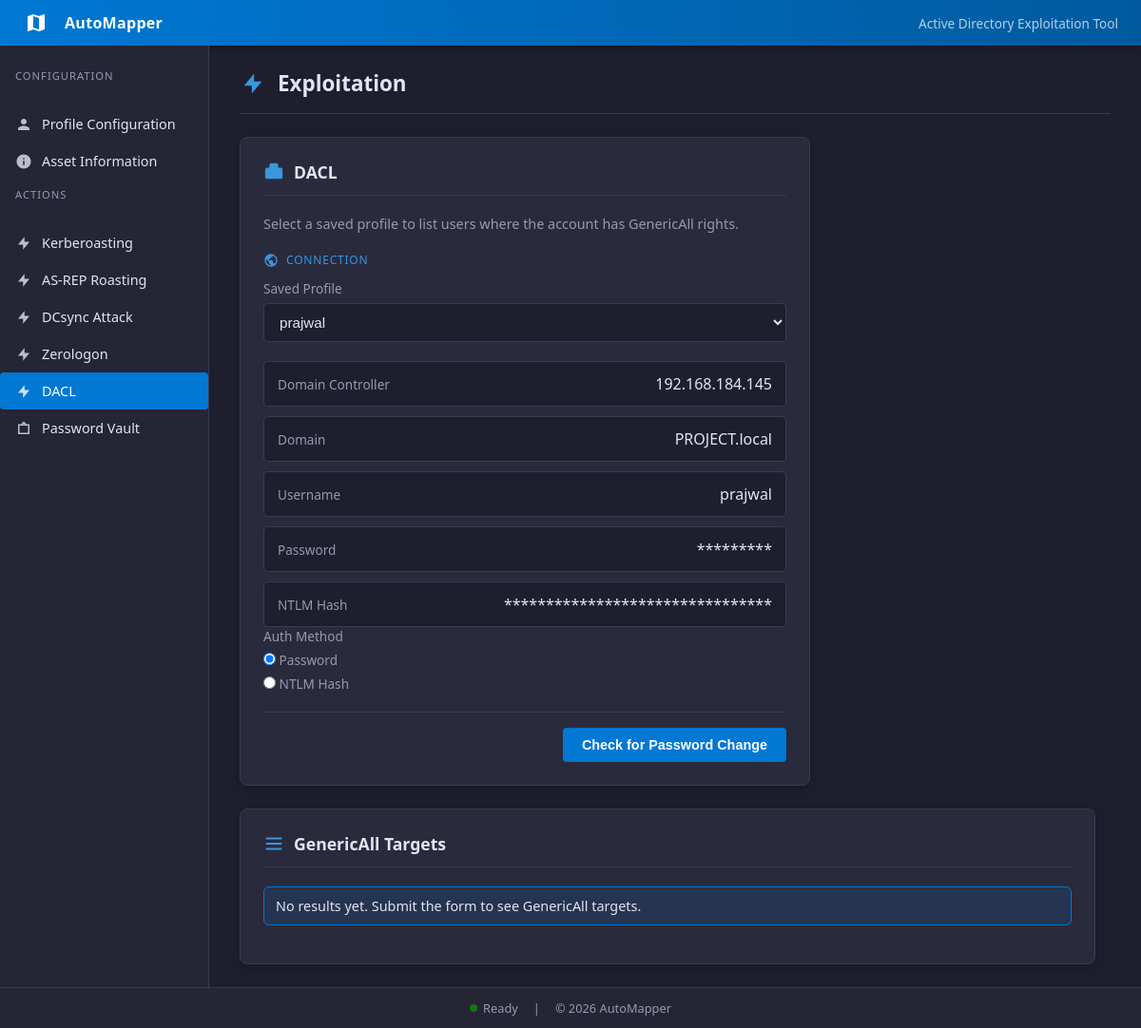
/writable, run on an earlier commit of the app's database.
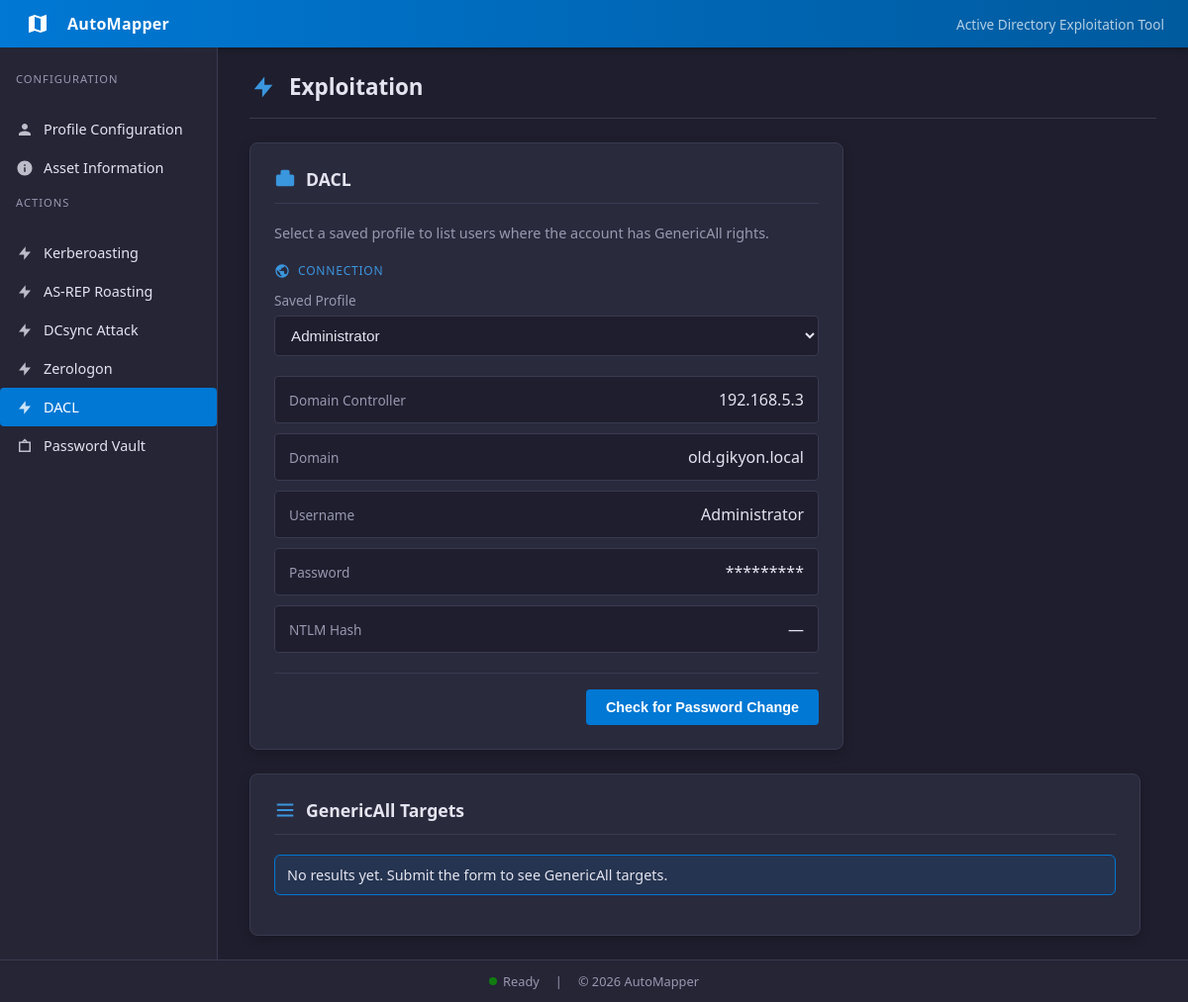
And on a later commit of the database.
### tables this page shows
CREATE TABLE app_state (
    key text primary key,
    value text
);

CREATE TABLE profiles (
    description text,
    name text,
    password text,
    ntlmHash text,
    domain text,
    dc_ip text,
    fqdn text
, username text, dc_fqdn text, profile_description text, ntlm_hash text);

### app/routes/main.py (the view, shortened to what this page needs)
@main_bp.route("/writable", methods=["GET", "POST"])
def writable():
    results = []
    error = None
    status_message = None
    profiles = fetch_profiles()
    active_profile = get_active_profile()
    def get_profile_creds(profile_name):
        profile = profiles.get(profile_name, {})
        return {
            "dc": (profile.get("dc_ip") or profile.get("dc_fqdn") or "").strip(),
            "domain": (profile.get("domain") or "").strip(),
            "username": (profile.get("username") or "").strip(),
            "password": (profile.get("password") or "").strip(),
            "ntlm_hash": (profile.get("ntlm_hash") or "").strip(),
        }
    creds = get_profile_creds(active_profile) if active_profile in profiles else {
        "dc": "",
        "domain": "",
        "username": "",
        "password": "",
        "ntlm_hash": "",
    }
    selected_target = ""
    auth_method = _default_auth_method(creds)
    return render_template(
        "writable.html",
        results=results,
        error=error,
        status_message=status_message,
        creds=creds,
        selected_target=selected_target,
        auth_method=auth_method,
        profiles=profiles,
        active_profile=active_profile,
    )

### app/db/database.py (called while the page is built)
def get_db():
    conn = sqlite3.connect(DB_PATH)
    conn.row_factory = sqlite3.Row
    return conn

def fetch_profiles():
    conn = get_db()
    try:
        rows = conn.execute(
            """
            SELECT name, username, password, ntlm_hash, domain, dc_ip, dc_fqdn, profile_description
            FROM profiles
            ORDER BY name
            """
        ).fetchall()
    finally:
        conn.close()
    profiles = {}
    for row in rows:
        profiles[row["name"]] = {
            "username": row["username"],
            "password": row["password"],
            "ntlm_hash": row["ntlm_hash"],
            "domain": row["domain"],
            "dc_ip": row["dc_ip"],
            "dc_fqdn": row["dc_fqdn"],
            "profile_description": row["profile_description"],
        }
    return profiles

def get_active_profile():
    conn = get_db()
    try:
        row = conn.execute(
            "SELECT value FROM app_state WHERE key = ?",
            ("active_profile",),
        ).fetchone()
    finally:
        conn.close()
    return row["value"] if row else None

### app/templates/writable.html (shortened to what this page needs)
{% extends 'base.html' %}
{% block content %}
<div class="page-header">
  <svg viewBox="0 0 24 24"><path d="M13 10V3L4 14h7v7l9-11h-7z"/></svg>
  <h1 class="page-title">Exploitation</h1>
</div>
<section class="card">
  <div class="card-header">
    <svg viewBox="0 0 24 24"><path d="M20 7h-3V4a2 2 0 0 0-2-2H9a2 2 0 0 0-2 2v3H4a2 2 0 0 0-2 2v9a2 2 0 0 0 2 2h16a2 2 0 0 0 2-2V9a2 2 0 0 0-2-2z"/></svg>
    <h1>DACL</h1>
  </div>
  <p class="subtitle">Select a saved profile to list users where the account has GenericAll rights.</p>
  <form method="POST" class="form">
    <div class="form-section">
      <div class="form-section-title">
        Connection
      </div>
      <div class="field">
        <label for="profile-select">Saved Profile</label>
        <select id="profile-select" name="profile_select" class="input">
          {% for name in profiles.keys()|sort %}
          <option value="{{ name }}" {% if name == active_profile %}selected{% endif %}>{{ name }}</option>
          {% endfor %}
        </select>
      </div>
    </div>
    <div class="output">
      <div class="output-row">
        <span class="label">Domain Controller</span>
        <span class="value">{{ creds.dc or '—' }}</span>
      </div>
      <div class="output-row">
        <span class="label">Domain</span>
        <span class="value">{{ creds.domain or '—' }}</span>
      </div>
      <div class="output-row">
        <span class="label">Username</span>
        <span class="value">{{ creds.username or '—' }}</span>
      </div>
      <div class="output-row">
        <span class="label">Password</span>
        <span class="value">{{ '*' * (creds.password|length) if creds.password else '—' }}</span>
      </div>
      <div class="output-row">
        <span class="label">NTLM Hash</span>
        <span class="value">{{ '*' * (creds.ntlm_hash|length) if creds.ntlm_hash else '—' }}</span>
      </div>
    </div>
    {% if creds.password and creds.ntlm_hash %}
    <div class="field">
      <label>Auth Method</label>
      <label>
        <input type="radio" name="auth_method" value="password" {% if auth_method != 'ntlm' %}checked{% endif %} />
        Password
      </label>
      <label>
        <input type="radio" name="auth_method" value="ntlm" {% if auth_method == 'ntlm' %}checked{% endif %} />
        NTLM Hash
      </label>
    </div>
    {% else %}
    <input type="hidden" name="auth_method" value="{{ 'ntlm' if creds.ntlm_hash else 'password' }}" />
    {% endif %}
    <div class="actions">
      <button class="btn" name="action" value="run" type="submit">Check for Password Change</button>
    </div>
  </form>
</section>
<section class="card result-card">
  <div class="card-header">
    <svg viewBox="0 0 24 24"><path d="M3 5h18v2H3V5zm0 6h18v2H3v-2zm0 6h18v2H3v-2z"/></svg>
    <h1>GenericAll Targets</h1>
  </div>
  {% if results %}
  <table class="data-table">
    <thead>
      <tr>
        <th>#</th>
        <th>Object</th>
        <th>Change Password</th>
      </tr>
    </thead>
    <tbody>
      {% for name in results %}
      <tr>
        <td>{{ loop.index }}</td>
        <td>{{ name }}</td>
        <td>
          <form method="POST" class="inline-form">
            <input type="hidden" name="action" value="exploit" />
            <input type="hidden" name="target_username" value="{{ name }}" />
            <input type="hidden" name="auth_method" value="{{ auth_method }}" />
            <input
              name="new_password"
              type="password"
              class="input"
              placeholder="New password"
              style="min-width: 180px;"
            />
            <button class="btn small" type="submit">Change</button>
          </form>
        </td>
      </tr>
      {% endfor %}
    </tbody>
  </table>
  {% else %}
  <div class="notice">No results yet. Submit the form to see GenericAll targets.</div>
  {% endif %}
</section>
{% endblock %}

What changed in the data, as far as the page shows it:
changed app_state: profile_select "prajwal" → "Administrator"
changed profiles: dc_ip "192.168.184.145" → "192.168.5.3"; domain "PROJECT.local" → "old.gikyon.local"; username "prajwal" → "Administrator"; password "Password1" → "Admin@123" (drawn)
Also different on the page:
{{ '*' * (creds.ntlm_hash|length) if creds.ntlm_hash else '—' }}: "********************************" → "—"
form field auth_method: "☑ Password" → (not shown)
form field auth_method: "☐ NTLM Hash" → (not shown)
text no longer shown: "Auth Method Password NTLM Hash"
